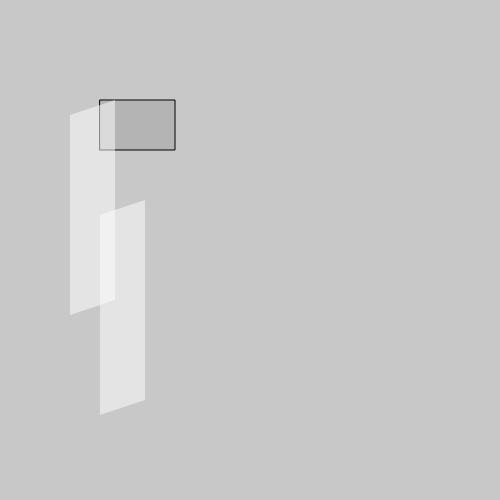
Frame 1 (no input)
Frame 60 (no input): identical to frame 1, image omitted
Frame 120 (the mouse pressed at the canvas centre since frame 60): identical to frame 1, image omitted

The p5.js sketch that drew this single still picture (run headless with seeded random() and noise() and a simulated clock; from frame 60 on, the mouse is pressed at the canvas centre):

// p5.js sketch
// ── sketch.js
//这里drag的时候就不会被迫中心对准鼠标，但是好复杂啊
let drag;

function setup() {
  createCanvas(500,500);
  drag = new Draggable();
}

function draw() {
  background(200);
  drag.update();
  drag.over();
  drag.show();
  drag.translate(70,100,15,200)
  drag.translate(100,200,15,200)
  
}

function mousePressed() {
  drag.pressed();
}

function mouseReleased() {
  drag.released();
}

class Draggable {
  constructor() {

    this.dragging = false; 
    this.rollover = false;


    this.x = 100;
    this.y = 100;
    
    this.w = 75;
    this.h = 50;
  }

  over() {
    if (mouseX > this.x && mouseX < this.x + this.w && mouseY > this.y && mouseY < this.y + this.h) {
      this.rollover = true;
    } else {
      this.rollover = false;
    }

  }

  update() {

    if (this.dragging) {
      this.x = mouseX + this.offsetX;
      this.y = mouseY + this.offsetY;
    }

  }

  show() {

    stroke(0);
    
    if (this.dragging) {
      fill(50);
    } else if (this.rollover) {
      fill(100);
    } else {
      fill(175, 200);
    }
    rect(this.x, this.y, this.w, this.h);
  }

  pressed() {
    
    if (mouseX > this.x && mouseX < this.x + this.w && mouseY > this.y && mouseY < this.y + this.h) {
      
      this.dragging = true;
      this.offsetX = this.x - mouseX;
      this.offsetY = this.y - mouseY;
    }
  }

  released() {
    this.dragging = false;
  }
  rect1(x,y){
    push()
    fill(255,130)
    noStroke()
    beginShape()
    vertex(0,x)
    vertex(x*3^0.5,0)
    vertex(x*3^0.5,y)
    vertex(0,y+x)
    endShape(CLOSE)
    pop()
  }
  translate(X,Y,width,length){
    push()
    translate(X,Y)
    this.rect1(width,length)
    pop()
    if (this.dragging){
    push()
    translate(this.x,this.y)
    pop()
    }
  }
}
//所以我这里要做的，是？？
